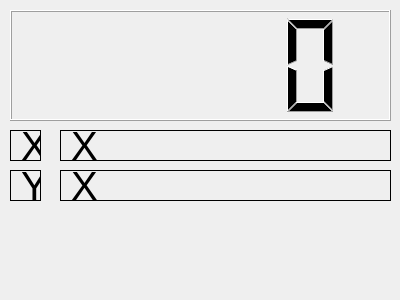
<?xml version="1.0" encoding="UTF-8"?>
<ui version="4.0">
 <class>MainWindow</class>
 <widget class="QMainWindow" name="MainWindow">
  <property name="geometry">
   <rect>
    <x>0</x>
    <y>0</y>
    <width>400</width>
    <height>300</height>
   </rect>
  </property>
  <property name="windowTitle">
   <string>MainWindow</string>
  </property>
  <widget class="QWidget" name="centralWidget">
   <widget class="QLCDNumber" name="lcdNumber">
    <property name="geometry">
     <rect>
      <x>10</x>
      <y>10</y>
      <width>381</width>
      <height>111</height>
     </rect>
    </property>
   </widget>
   <widget class="QLabel" name="labelX">
    <property name="geometry">
     <rect>
      <x>10</x>
      <y>130</y>
      <width>31</width>
      <height>31</height>
     </rect>
    </property>
    <property name="font">
     <font>
      <pointsize>30</pointsize>
     </font>
    </property>
    <property name="frameShape">
     <enum>QFrame::Box</enum>
    </property>
    <property name="text">
     <string>X</string>
    </property>
   </widget>
   <widget class="QLabel" name="labelY">
    <property name="geometry">
     <rect>
      <x>10</x>
      <y>170</y>
      <width>31</width>
      <height>31</height>
     </rect>
    </property>
    <property name="font">
     <font>
      <pointsize>30</pointsize>
     </font>
    </property>
    <property name="frameShape">
     <enum>QFrame::Box</enum>
    </property>
    <property name="text">
     <string>Y</string>
    </property>
   </widget>
   <widget class="QLabel" name="labelCoordX">
    <property name="geometry">
     <rect>
      <x>60</x>
      <y>130</y>
      <width>331</width>
      <height>31</height>
     </rect>
    </property>
    <property name="font">
     <font>
      <pointsize>30</pointsize>
     </font>
    </property>
    <property name="frameShape">
     <enum>QFrame::Box</enum>
    </property>
    <property name="text">
     <string>X</string>
    </property>
   </widget>
   <widget class="QLabel" name="labelCoordY">
    <property name="geometry">
     <rect>
      <x>60</x>
      <y>170</y>
      <width>331</width>
      <height>31</height>
     </rect>
    </property>
    <property name="font">
     <font>
      <pointsize>30</pointsize>
     </font>
    </property>
    <property name="frameShape">
     <enum>QFrame::Box</enum>
    </property>
    <property name="text">
     <string>X</string>
    </property>
   </widget>
  </widget>
 </widget>
 <layoutdefault spacing="6" margin="11"/>
 <resources/>
 <connections/>
</ui>
